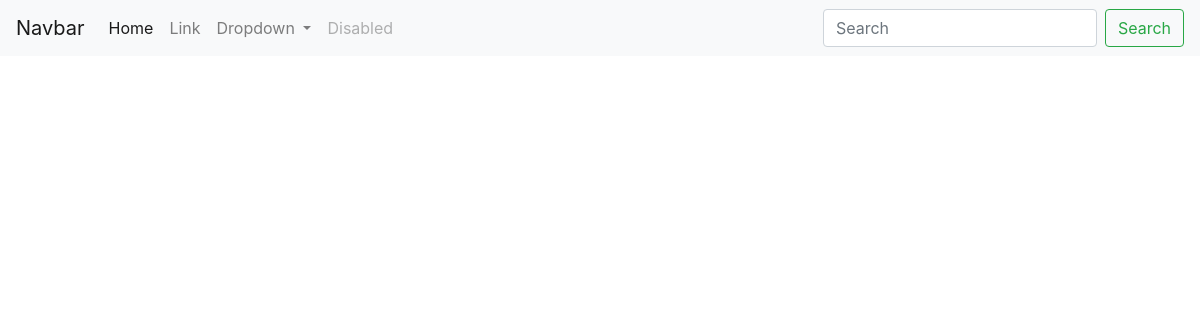
Before: / with the older database file.
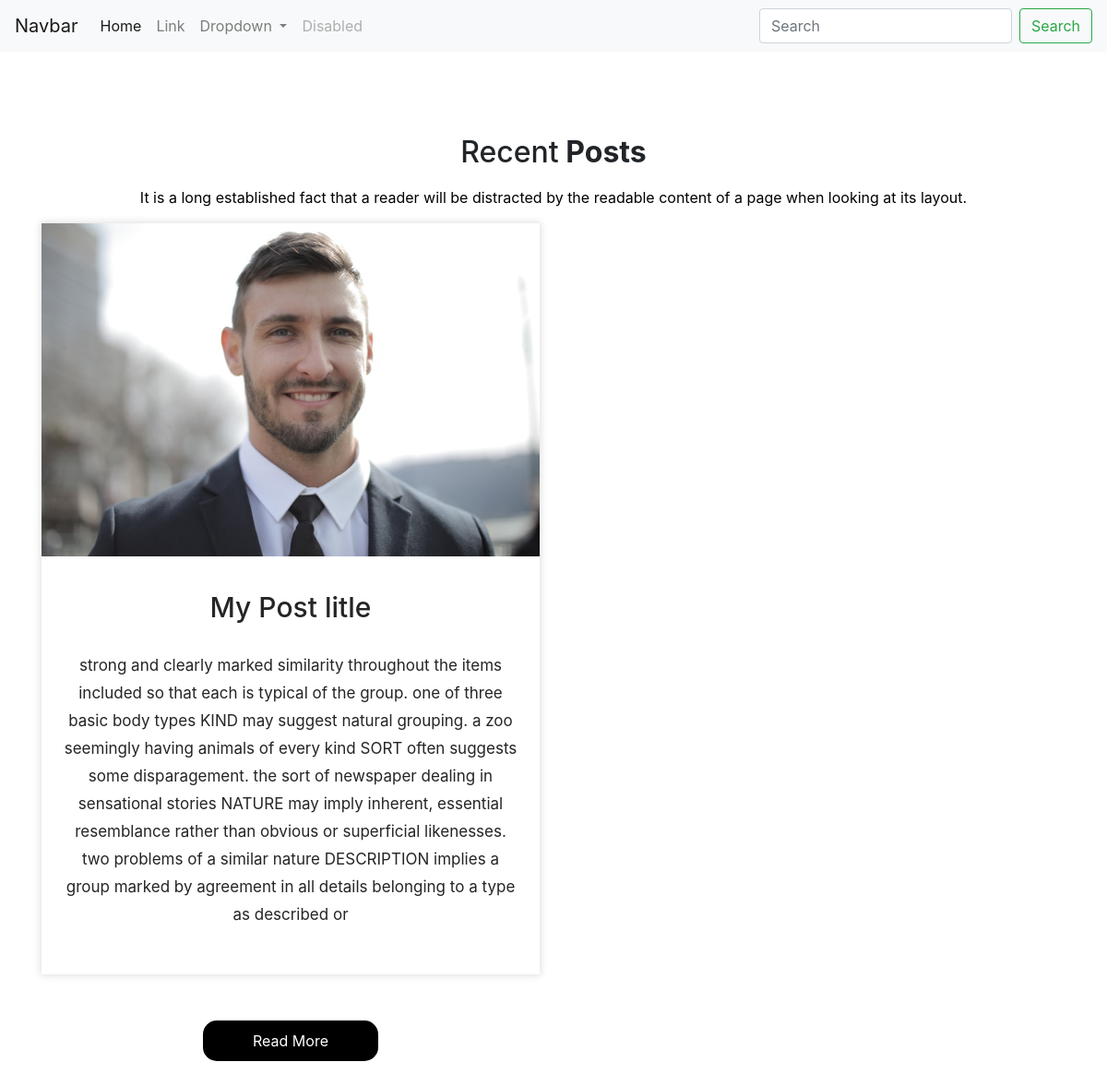
After: the same page with the newer database file.
### myBlog/models.py (models this page shows)
class Posts(models.Model):
    title = models.CharField(max_length=100, default='post Title')
    description = models.TextField()
    created_at = models.DateTimeField(auto_now_add=True)
    created_by = models.CharField(max_length=30)
    thumbnail = models.ImageField(upload_to='cphotos/photos')

### myBlog/views.py (the view)
# urls.py: path('', views.postPage,name='postPage')
def postPage(request):
    allposts = Posts.objects.all()
    postContent = {
        'posts': allposts,
    }
    return render(request, 'index.html', postContent)

### templates/index.html
{% include 'header.html'%}
{% include 'navbar.html'%}
{% for post in posts %}
    <div id="about" class="about">
        <div class="container">
           <div class="row">
              <div class="col-md-12">
                 <div class="titlepage">
                    <h2>Recent<strong class="white black"> Posts</strong></h2>
                    <p>It is a long established fact that a reader will be distracted by the readable content of a page when looking at its layout. </p>
                 </div>
              </div>
           </div>
           <div class="row">
              <div class="col-xl-6 col-lg-6 col-md-6 col-sm-12">
                 <div class="about-box">
                    <figure><img src="{{ post.thumbnail.url }}" alt="#" /></figure>
                    <h3>{{post.title}}</h3>
                    <p>{{post.description}}</p>
                 </div>
                 <a class="read_more" href="#">Read More</a>
              </div>
           </div>
        </div>
     </div>
     {% endfor %}
     {% include 'footer.html' %}

### templates/header.html (shortened to what this page needs)
{% load static %}
<!DOCTYPE html>
<html lang="en">
<head>
    <link rel="stylesheet" href="{% static 'css/style.css' %}">
    <link rel="stylesheet" href="{% static 'css/bootstrap.min.css' %}">
</head>
<body>

### templates/navbar.html (shortened to what this page needs)
{% load static %}
<nav class="navbar navbar-expand-lg navbar-light bg-light">
    <a class="navbar-brand" href="#">Navbar</a>
    <div class="collapse navbar-collapse" id="navbarSupportedContent">
      <ul class="navbar-nav mr-auto">
        <li class="nav-item active">
          <a class="nav-link" href="#">Home <span class="sr-only">(current)</span></a>
        </li>
        <li class="nav-item">
          <a class="nav-link" href="#">Link</a>
        </li>
        <li class="nav-item dropdown">
          <a class="nav-link dropdown-toggle" href="#" id="navbarDropdown" role="button" data-toggle="dropdown" aria-haspopup="true" aria-expanded="false">
            Dropdown
          </a>
        </li>
        <li class="nav-item">
          <a class="nav-link disabled" href="#">Disabled</a>
        </li>
      </ul>
      <form class="form-inline my-2 my-lg-0">
        <input class="form-control mr-sm-2" type="search" placeholder="Search" aria-label="Search">
        <button class="btn btn-outline-success my-2 my-sm-0" type="submit">Search</button>
      </form>
    </div>
  </nav>

### templates/footer.html (shortened to what this page needs)
{% load static %}
</body>
</html>

### static/css/style.css (style rules this page uses)
* { box-sizing: border-box !important; }
html { scroll-behavior: smooth; }
body { color: #666666; font-size: 14px; font-family: 'poppins', sans-serif; line-height: 1.80857; font-weight: normal; }
a { color: #1f1f1f; text-decoration: none !important; outline: none !important; -webkit-transition: all .3s ease-in-out; -moz-transition: all .3s ease-in-out; -ms-transition: all .3s ease-in-out; -o-transition: all .3s ease-in-out; transition: all .3s ease-in-out; }
h1, h2, h3, h4, h5, h6 { letter-spacing: 0; font-weight: normal; position: relative; padding: 0 0 10px 0; font-weight: normal; line-height: normal; color: #111111; margin: 0 }
h2 { font-size: 22px }
h3 { font-size: 18px }
.about { padding: 90px 0; }
.about .titlepage { text-align: center; }
.about .titlepage p { color: #000; }
.about .about-box figure { margin: 0; }
.about .about-box figure img { width: 100%; }
.about .about-box h3 { font-size: 30px; line-height: 30px; padding: 40px 10px 25px 10px; color: #252525; display: block; font-weight: 500; }
.about .about-box { text-align: center; background-color: #fff; box-shadow: #ddd 0px 0px 8px 1px; }
.about .about-box p { font-size: 17px; line-height: 30px; color: #252525; padding: 0px 20px 50px 20px; }
.read_more { font-size: 16px; background-color: #000; color: #fff; padding: 10px 0px; width: 100%; max-width: 190px; border-radius: 15px; display: flex; justify-content: center; text-align: center; margin: 0 auto; margin-top: 50px; }

Changed rows visible on the page:
added Posts: thumbnail (picture), title "My Post litle", description "strong and clearly marked similarity throughout the items included so that each is typical of the group. one of three basic body types KIND may suggest natural grouping. a zoo seemingly having animals of every kind SORT often suggests some disparagement. the sort of newspaper dealing in sensational stories NATURE may imply inherent, essential resemblance rather than obvious or superficial likenesses. two problems of a similar nature DESCRIPTION implies a group marked by agreement in all details belonging to a type as described or"
